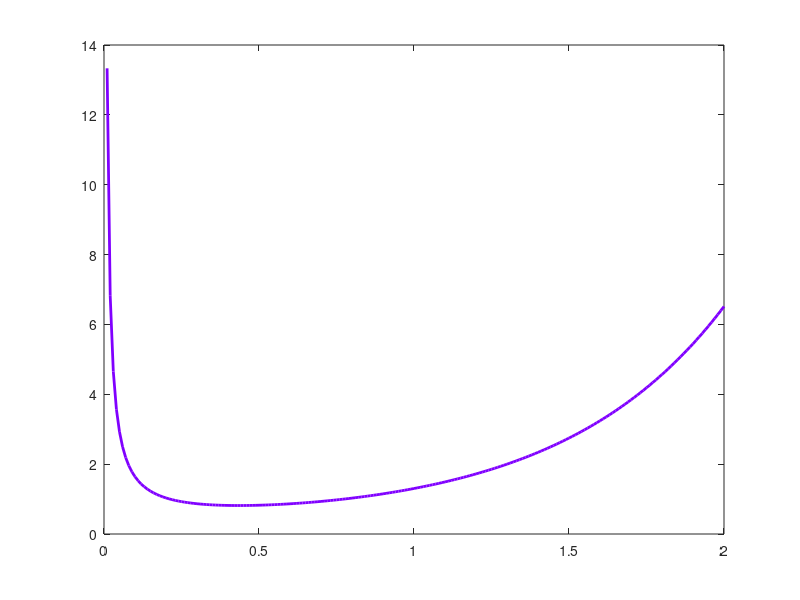

The MATLAB source for this figure:
A = 0.01 : 0.01 : 2;
dT = 0.3;  
dA = dT ./ (100*log(10)*10.^(-A));

plot( A, 100 * dA ./ A, 'linewidth', 2, 'color', [0.5 0 1] )